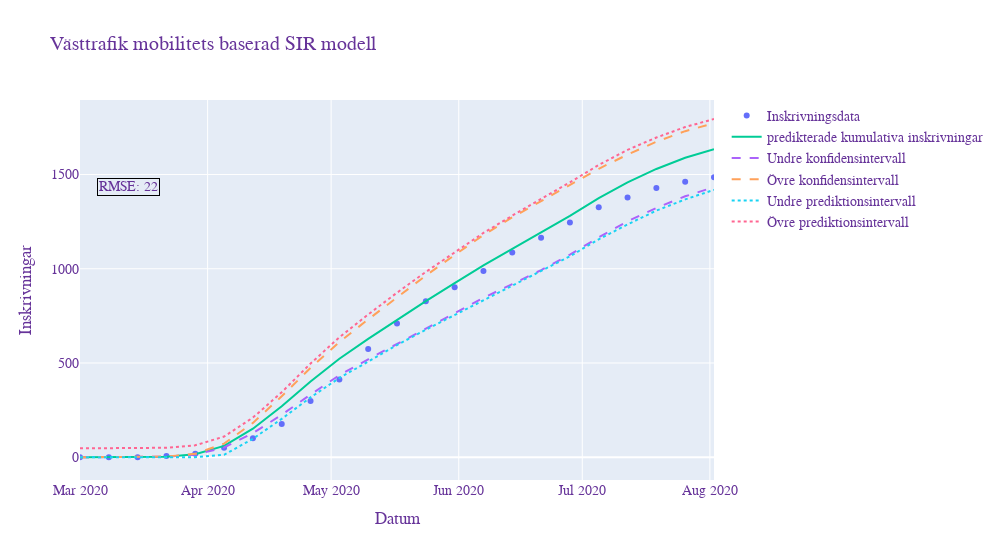

Notebook code cell kept with this figure:
### Markdown cell above
Cell calcualtes the cumulative admissions and confidens/prediktion intervalls

### Code cell
numBetas = 100 #number of betas used for normal dist for conf. intervalls
numEpsilon = 500

##################  Confidence intervall calculation
confint = np.zeros([prediction_time,2]) #defines confidence intervall arrays


# Generates an array of betas using normal dist.
betas=np.random.multivariate_normal(popt,pcov,numBetas) 
values = np.zeros((prediction_time,numBetas))

for beta in range(len(betas)): 
  values[:,beta] = np.cumsum(modelfunction(t,*betas[beta]))
  
for day in range(len(t)):
  confint[day,0]=np.quantile(values[day,:],0.025)
  confint[day,1]=np.quantile(values[day,:],0.975)
  

##################  Prediction intervall calculation
#få med beta skattning i predictionsintervall, dvs generera beta och fel för varje dag 

std_residual = np.std(modelfunction(t_fittingdata,*popt)-weeklyAdmissions[:fittingPoints], ddof=2) #calcuales standard deviation of residual between model and data
predint = np.zeros([prediction_time,2])

temp = []
pred_matrix = np.zeros((prediction_time,(numBetas*numEpsilon)))
for day in range(prediction_time): #loops trough model values each day a adds the error values generated from t-dist to each prediction 
  for beta in range(len(betas)):
      temp =  np.add(np.cumsum(modelfunction(t,*betas[beta]))[day],tdist.rvs(prediction_time,0,std_residual,numEpsilon))
      pred_matrix[day,(beta*numEpsilon):(beta*numEpsilon+numEpsilon)] = temp

for day in range(prediction_time): #calculates the prediction intervals
    predint[day,0] = np.quantile(pred_matrix[day],0.025)
    predint[day,1] = np.quantile(pred_matrix[day],0.975)
    
predint = np.clip(predint,0,None) #removes all negative values from lover prediction interval

fig = go.Figure() #Creates a plot using graph objects and then adds each graph to figure
fig.add_trace(go.Scatter( #plots the fitting admission data points
                    x=pd.Series(pd.date_range("2020-03-01", freq="W", periods=fittingPoints)), 
                    y=np.cumsum(weeklyAdmissions),
                    mode='markers',
                    name='Inskrivningsdata'))
fig.add_trace(go.Scatter( #plots all the available admission data points
                    x=pd.Series(pd.date_range(pd.to_datetime('2020-03-01')+timedelta(weeks=fittingPoints), freq="W", periods=prediction_time-fittingPoints)),
                    y=np.cumsum(weeklyAdmissions)[fittingPoints:],
                    mode='markers',
                    marker=dict(
                        color='firebrick',
                    ),
                    name='Admission data'))
fig.add_trace(go.Scatter(
                    x=pd.Series(pd.date_range("2020-03-01", freq="W", periods=prediction_time)), 
                    y=np.cumsum(modelfunction(t,*popt)),
                    mode='lines',
                    name='predikterade kumulativa inskrivningar'))
fig.add_trace(go.Scatter(
                    x=pd.Series(pd.date_range("2020-03-01", freq="W", periods=prediction_time)), 
                    y=confint[:,0],
                    mode='lines',
                    name='Undre konfidensintervall',
                    line = dict( width=2, dash='dash')))
fig.add_trace(go.Scatter(
                    x=pd.Series(pd.date_range("2020-03-01", freq="W", periods=prediction_time)), 
                    y=confint[:,1],
                    mode='lines',
                    name='Övre konfidensintervall',
                    line = dict(width=2, dash='dash')))
fig.add_trace(go.Scatter(
                    x=pd.Series(pd.date_range("2020-03-01", freq="W", periods=prediction_time)), 
                    y=predint[:,0],
                    mode='lines',
                    name='Undre prediktionsintervall',
                    line = dict(width=2, dash='dot')))
fig.add_trace(go.Scatter(
                    x=pd.Series(pd.date_range("2020-03-01", freq="W", periods=prediction_time)), 
                    y=predint[:,1],
                    mode='lines',
                    name='Övre prediktionsintervall',
                    line = dict(width=2, dash='dot')))
fig.add_annotation(x=pd.to_datetime("2020-03-01"),y=0, 
                   text=f"RMSE: {math.floor(mean_squared_error(weeklyAdmissions,modelfunction(t,*popt), squared = False))}",
                   showarrow=False,
                   bordercolor="black",
                   xshift=48,
                   yshift=270
                  )
fig.update_layout(
                    title='Västtrafik mobilitets baserad SIR modell',
                    xaxis_title='Datum',
                    yaxis_title='Inskrivningar',
                    autosize=False,
                    width=1000,
                    xaxis_range=["2020-03-01",pd.to_datetime('2020-03-01')+timedelta(weeks=prediction_time-1)],
                    
                    font=dict(
                      family="Courier New, monospace",
                      size=14,
                      color="RebeccaPurple"
                    )
)
fig.show()

### Figure 1 — Plotly figure (JSON) as saved in the notebook; plotly's stock layout.template omitted (floating-point values rounded to 4 significant figures)
{"data": [{"mode": "markers", "name": "Inskrivningsdata", "type": "scatter", "x": ["2020-03-01T00:00:00", "2020-03-08T00:00:00", "2020-03-15T00:00:00", "2020-03-22T00:00:00", "2020-03-29T00:00:00", "2020-04-05T00:00:00", "2020-04-12T00:00:00", "2020-04-19T00:00:00", "2020-04-26T00:00:00", "2020-05-03T00:00:00", "2020-05-10T00:00:00", "2020-05-17T00:00:00", "2020-05-24T00:00:00", "2020-05-31T00:00:00", "2020-06-07T00:00:00", "2020-06-14T00:00:00", "2020-06-21T00:00:00", "2020-06-28T00:00:00", "2020-07-05T00:00:00", "2020-07-12T00:00:00", "2020-07-19T00:00:00", "2020-07-26T00:00:00", "2020-08-02T00:00:00"], "y": [0, 0, 0, 6, 18, 50, 101, 176, 299, 413, 574, 709, 828, 902, 988, 1086, 1164, 1245, 1327, 1378, 1429, 1462, 1486]}, {"marker": {"color": "firebrick"}, "mode": "markers", "name": "Admission data", "type": "scatter", "x": [], "y": []}, {"mode": "lines", "name": "predikterade kumulativa inskrivningar", "type": "scatter", "x": ["2020-03-01T00:00:00", "2020-03-08T00:00:00", "2020-03-15T00:00:00", "2020-03-22T00:00:00", "2020-03-29T00:00:00", "2020-04-05T00:00:00", "2020-04-12T00:00:00", "2020-04-19T00:00:00", "2020-04-26T00:00:00", "2020-05-03T00:00:00", "2020-05-10T00:00:00", "2020-05-17T00:00:00", "2020-05-24T00:00:00", "2020-05-31T00:00:00", "2020-06-07T00:00:00", "2020-06-14T00:00:00", "2020-06-21T00:00:00", "2020-06-28T00:00:00", "2020-07-05T00:00:00", "2020-07-12T00:00:00", "2020-07-19T00:00:00", "2020-07-26T00:00:00", "2020-08-02T00:00:00"], "y": [0.013, 0.09968, 0.6113, 3.283, 15.58, 60.51, 151.6, 270.4, 402.0, 522.5, 628.0, 730.6, 828.8, 923.9, 1018.0, 1105.0, 1191.0, 1280.0, 1375.0, 1459.0, 1530.0, 1589.0, 1635.0]}, {"line": {"dash": "dash", "width": 2}, "mode": "lines", "name": "Undre konfidensintervall", "type": "scatter", "x": ["2020-03-01T00:00:00", "2020-03-08T00:00:00", "2020-03-15T00:00:00", "2020-03-22T00:00:00", "2020-03-29T00:00:00", "2020-04-05T00:00:00", "2020-04-12T00:00:00", "2020-04-19T00:00:00", "2020-04-26T00:00:00", "2020-05-03T00:00:00", "2020-05-10T00:00:00", "2020-05-17T00:00:00", "2020-05-24T00:00:00", "2020-05-31T00:00:00", "2020-06-07T00:00:00", "2020-06-14T00:00:00", "2020-06-21T00:00:00", "2020-06-28T00:00:00", "2020-07-05T00:00:00", "2020-07-12T00:00:00", "2020-07-19T00:00:00", "2020-07-26T00:00:00", "2020-08-02T00:00:00"], "y": [0.013, 0.09647, 0.5717, 2.97, 13.66, 51.72, 127.7, 225.7, 332.7, 435.6, 519.6, 600.5, 682.6, 763.5, 845.9, 918.9, 992.9, 1075.0, 1167.0, 1252.0, 1323.0, 1384.0, 1433.0]}, {"line": {"dash": "dash", "width": 2}, "mode": "lines", "name": "Övre konfidensintervall", "type": "scatter", "x": ["2020-03-01T00:00:00", "2020-03-08T00:00:00", "2020-03-15T00:00:00", "2020-03-22T00:00:00", "2020-03-29T00:00:00", "2020-04-05T00:00:00", "2020-04-12T00:00:00", "2020-04-19T00:00:00", "2020-04-26T00:00:00", "2020-05-03T00:00:00", "2020-05-10T00:00:00", "2020-05-17T00:00:00", "2020-05-24T00:00:00", "2020-05-31T00:00:00", "2020-06-07T00:00:00", "2020-06-14T00:00:00", "2020-06-21T00:00:00", "2020-06-28T00:00:00", "2020-07-05T00:00:00", "2020-07-12T00:00:00", "2020-07-19T00:00:00", "2020-07-26T00:00:00", "2020-08-02T00:00:00"], "y": [0.013, 0.1039, 0.6648, 3.707, 18.17, 72.31, 182.1, 323.4, 474.2, 611.3, 731.4, 849.3, 963.8, 1073.0, 1179.0, 1273.0, 1358.0, 1443.0, 1530.0, 1606.0, 1674.0, 1730.0, 1773.0]}, {"line": {"dash": "dot", "width": 2}, "mode": "lines", "name": "Undre prediktionsintervall", "type": "scatter", "x": ["2020-03-01T00:00:00", "2020-03-08T00:00:00", "2020-03-15T00:00:00", "2020-03-22T00:00:00", "2020-03-29T00:00:00", "2020-04-05T00:00:00", "2020-04-12T00:00:00", "2020-04-19T00:00:00", "2020-04-26T00:00:00", "2020-05-03T00:00:00", "2020-05-10T00:00:00", "2020-05-17T00:00:00", "2020-05-24T00:00:00", "2020-05-31T00:00:00", "2020-06-07T00:00:00", "2020-06-14T00:00:00", "2020-06-21T00:00:00", "2020-06-28T00:00:00", "2020-07-05T00:00:00", "2020-07-12T00:00:00", "2020-07-19T00:00:00", "2020-07-26T00:00:00", "2020-08-02T00:00:00"], "y": [0, 0, 0, 0, 0, 12.9, 98.0, 203.9, 317.6, 420.4, 508.8, 595.4, 676.7, 754.8, 833.3, 908.1, 985.3, 1066.0, 1156.0, 1235.0, 1308.0, 1368.0, 1419.0]}, {"line": {"dash": "dot", "width": 2}, "mode": "lines", "name": "Övre prediktionsintervall", "type": "scatter", "x": ["2020-03-01T00:00:00", "2020-03-08T00:00:00", "2020-03-15T00:00:00", "2020-03-22T00:00:00", "2020-03-29T00:00:00", "2020-04-05T00:00:00", "2020-04-12T00:00:00", "2020-04-19T00:00:00", "2020-04-26T00:00:00", "2020-05-03T00:00:00", "2020-05-10T00:00:00", "2020-05-17T00:00:00", "2020-05-24T00:00:00", "2020-05-31T00:00:00", "2020-06-07T00:00:00", "2020-06-14T00:00:00", "2020-06-21T00:00:00", "2020-06-28T00:00:00", "2020-07-05T00:00:00", "2020-07-12T00:00:00", "2020-07-19T00:00:00", "2020-07-26T00:00:00", "2020-08-02T00:00:00"], "y": [47.25, 47.14, 46.94, 50.25, 63.45, 109.7, 210.4, 345.1, 497.2, 636.3, 757.5, 873.0, 983.1, 1088.0, 1190.0, 1282.0, 1370.0, 1458.0, 1551.0, 1631.0, 1696.0, 1752.0, 1795.0]}], "layout": {"annotations": [{"bordercolor": "black", "showarrow": false, "text": "RMSE: 22", "x": "2020-03-01T00:00:00", "xshift": 48, "y": 0, "yshift": 270}], "autosize": false, "font": {"color": "RebeccaPurple", "family": "Courier New, monospace", "size": 14}, "title": {"text": "Västtrafik mobilitets baserad SIR modell"}, "width": 1000, "xaxis": {"range": ["2020-03-01", "2020-08-02T00:00:00"], "title": {"text": "Datum"}}, "yaxis": {"title": {"text": "Inskrivningar"}}}}
